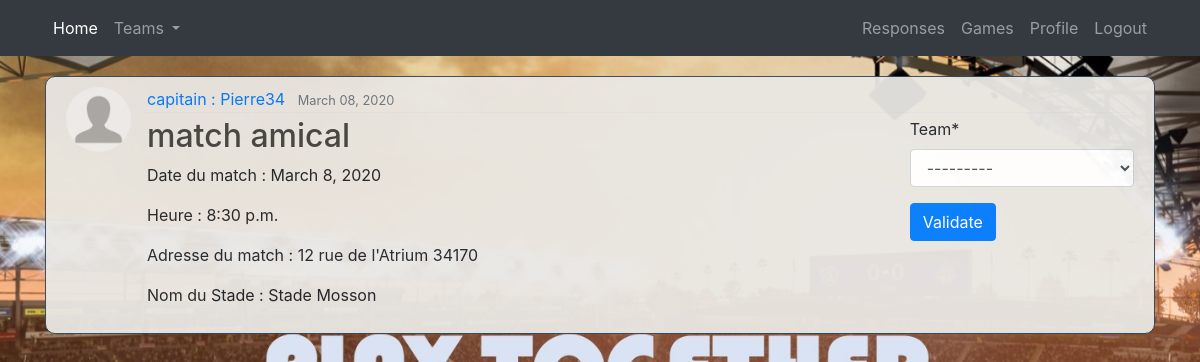
The page /propositions/responses/match/8/ (signed in) on the database its author committed.
### proposition/models.py (models this page shows, shortened)
class Proposition(models.Model):
	title = models.CharField(max_length=300)
	date_posted = models.DateTimeField(default=timezone.now)
	date_match = models.DateField()
	hour_beggin = models.TimeField()
	lieu_match = models.CharField(max_length=300)
	name_stadium = models.CharField(max_length=50)
	author = models.ForeignKey(Account, null = True, on_delete=models.CASCADE)

### account/models.py (models this page shows, shortened)
class Account(AbstractBaseUser):
	username = models.CharField(max_length=30, unique=True)
	first_name = models.CharField(max_length=30, unique=False)
	last_name = models.CharField(max_length=30, unique=False)
	email = models.EmailField(verbose_name="email", max_length=60, unique=True)
	is_captain = models.BooleanField(default=False)
	city = models.CharField(max_length=30)
	numTel = models.CharField(max_length=10, unique=True)
	image = models.ImageField(default='default.jpg', upload_to='profile_pics')
	date_joined = models.DateTimeField(verbose_name='date joined', auto_now_add=True)
	last_login = models.DateTimeField(verbose_name='last login', auto_now=True)
	is_admin = models.BooleanField(default=False)
	is_active = models.BooleanField(default=True)
	is_staff = models.BooleanField(default=False)
	is_superuser = models.BooleanField(default=False)
	USERNAME_FIELD = 'email'
	REQUIRED_FIELDS = ['username','first_name','last_name','is_captain', 'city', 'numTel']
	objects = MyAccountManager()
	def __str__(self):
		return self.username

### proposition/views.py (the view)
# urls.py: path('responses/match/<int:pk>/', DetailMatch, name='matchs_detail'),
@login_required
def DetailMatch(request, pk):
	proposition = Proposition.objects.get(id=pk)
	if request.method=='POST':
		form = ConfirmationMatchForm(request.user, request.POST)
		if form.is_valid():
			instance = form.save()
			instance.game = proposition
			instance.save()
			return redirect('proposition_response')
	else:
		form = ConfirmationMatchForm(request.user)
	context = {'proposition' : proposition, 'form' : form}
	return render(request, 'proposition/matchs_detail.html', context )

### proposition/forms.py
class ConfirmationMatchForm(forms.ModelForm):
	class Meta:
		model = Play
		fields = ['team']
	def __init__(self, user,*args, **kwargs):
		super(ConfirmationMatchForm, self).__init__(*args, **kwargs)
		self.fields['team'].queryset = Team.objects.filter(creator=user)

### team/models.py (called while the page is built)
	def __str__(self):
		return self.libelle_team

### proposition/templates/proposition/matchs_detail.html (shortened to what this page needs)
{% extends "project/base.html" %}
{% load crispy_forms_tags %}
{% block content %}
<article class="media content-section">
	<img class="rounded-circle article-img" src="{{ proposition.author.image.url }}">
	<div class="media-body">
		<div class="article-metadata">
			<a class="mr-2" href="#">capitain : {{ proposition.author }}</a>
			<small class="text-muted">{{ proposition.date_posted|date:"F d, Y" }}</small>
		</div>
		<div class="row">
			<div class="col-md-6">
				<h2 class="article-title">{{ proposition.title }}</h2>
				<p class="article-content">Date du match : {{ proposition.date_match }}</p>
				<p class="article-content">Heure : {{ proposition.hour_beggin }}</p>
				<p class="article-content">Adresse du match : {{ proposition.lieu_match }}</p>
				<p class="article-content">Nom du Stade : {{ proposition.name_stadium }}</p>
			</div>
			<div class="col-md-3"></div>
			<div class="col-md-3">
				{% if proposition.author == user %}
				<form action="" method="POST">
					{{form|crispy}}
					<input class="btn btn-primary" type="submit" value="Validate">
				</form>
				{% endif %}
			</div>
	</div>
</article>
{% endblock content %}

### project/static/project/main3.css (style rules this page uses)
body { background-image: url("./home-image2.jpg"); background-attachment: fixed; background-position: center; background-repeat: no-repeat; background-size: cover; }
.content-section { background: #E9E7E3 ; opacity: 0.95; margin-right: auto; margin-left: auto; padding: 10px 20px; border : 1px solid #34495E; border-radius: 10px; margin-bottom: 20px; margin-top: 20px; }
.article-title { color: #444444; }
.article-content { white-space: pre-line; }
.article-img { height: 65px; width: 65px; margin-right: 16px; }
.article-metadata { padding-bottom: 1px; margin-bottom: 4px; border-bottom: 1px solid #e3e3e3 }

### rows shown on the page
Proposition: author.image (placeholder picture), author "Pierre34", date_posted "March 08, 2020", title "match amical", date_match "March 8, 2020", hour_beggin "8:30 p.m.", lieu_match "12 rue de l'Atrium 34170", name_stadium "Stade Mosson"
